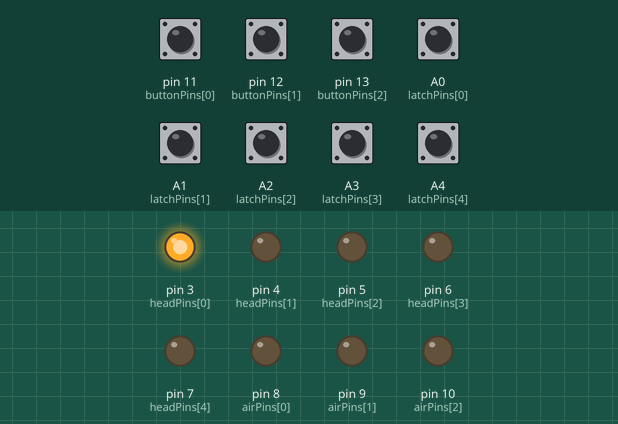
The sketch below on a simulated Arduino Uno, built with avr-gcc and run on an emulated ATmega328P. Shown: output pins drawn as LEDs (lit = HIGH). The test bench sets the inputs (shaded band); at power-on: A0 (latchPins[0]), A1 (latchPins[1]), A2 (latchPins[2]), A3 (latchPins[3]), A4 (latchPins[4]), pin 11 (buttonPins[0]), pin 12 (buttonPins[1]), pin 13 (buttonPins[2]) HIGH. Random numbers use the default seed unless the sketch sets one.

Above: at 1.2 s.
1.3 s: pin 12 (buttonPins[1]) pulled LOW for 0.15 s
At 2.4 s:
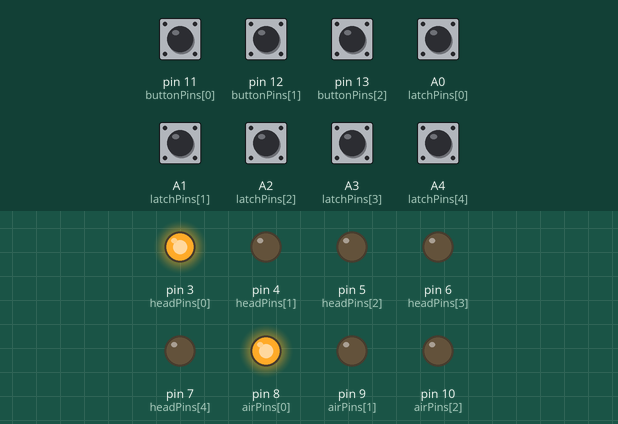
4.4 s: pin 13 (buttonPins[2]) pulled LOW for 0.15 s
7.5 s: A1 (latchPins[1]) pulled LOW for 0.15 s
At 9.0 s:
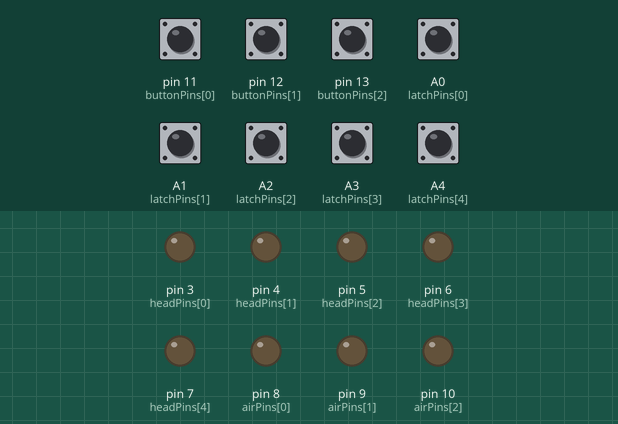
10.6 s: pin 11 (buttonPins[0]) pulled LOW for 0.15 s
At 11.7 s:
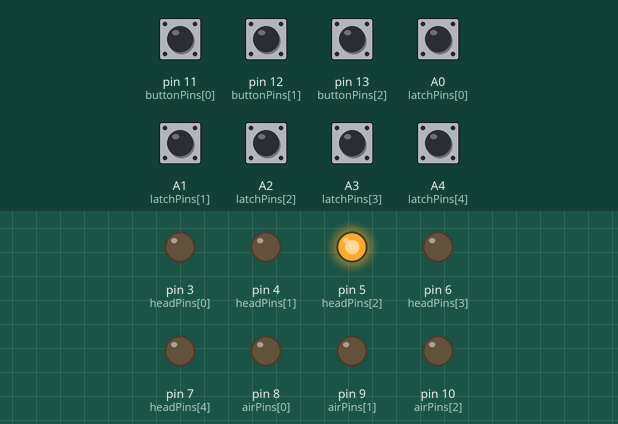
13.7 s: A0 (latchPins[0]) pulled LOW for 0.15 s
At 15.8 s:
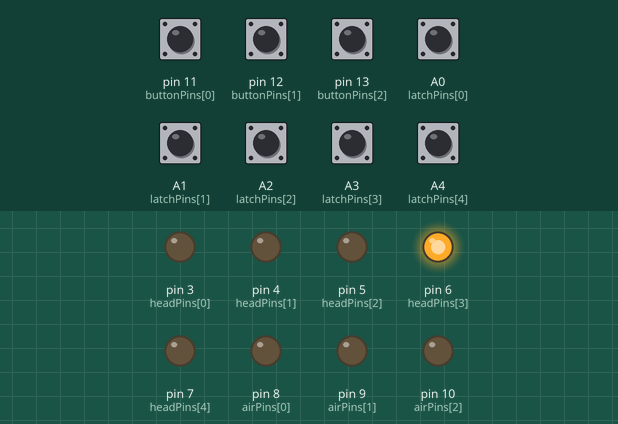
16.8 s: A2 (latchPins[2]) pulled LOW for 0.15 s
Timing chart, 0 to 31.5 s (numbered marks = the images above; inputs shaded):
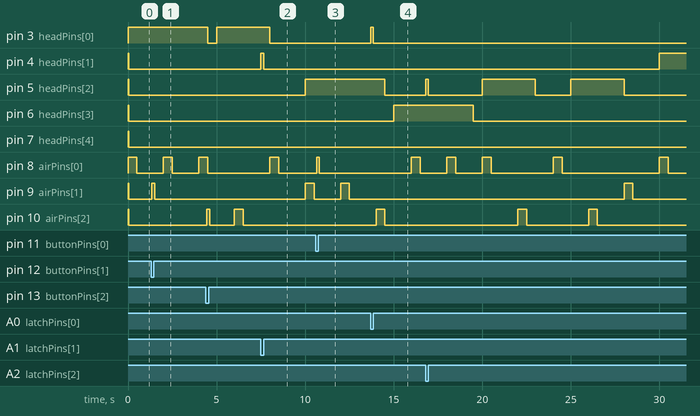

Measured:
- after the input at 1.3 s, pin 9 (airPins[1]): LOW → HIGH after 0.05 s, → LOW 0.15 s later
- after the input at 7.5 s, pin 4 (headPins[1]): LOW → HIGH at once, → LOW 0.15 s later
- after the input at 10.6 s, pin 8 (airPins[0]): LOW → HIGH after 0.05 s, → LOW 0.15 s later
- after the input at 13.7 s, pin 3 (headPins[0]): LOW → HIGH at once, → LOW 0.15 s later
- by itself, pin 10 (airPins[2]): alternates HIGH for 0.50 s and LOW for 3.5 s

The sketch:

Solenoids_V2.ino
```cpp
/* Set Pins */                                                                                // Index ->    0       1        2        3        4
const uint8_t headPins[5] = { 3, 4, 5, 6, 7 };                                  // Relays for Heads 1-5 { Relay 1, Relay 2, Relay 3, Relay 4, Relay 5 }
const uint8_t NUMBER_OF_HEADPINS = sizeof(headPins) / sizeof(headPins[0]);
                                                                                                     // Index ->    0        1        2
const uint8_t airPins[3] = { 8, 9, 10 };                                        // Relays for Air Blow Offs 1-3 { Relay 6, Relay 7, Relay 8 }
const uint8_t NUMBER_OF_AIRPINS = sizeof(airPins) / sizeof(airPins[0]);
                                                                                                              // Index ->    0     1       2
const uint8_t buttonPins[3] = { 11, 12, 13 };                                   // define the buttonPins that we'll use. { Air 1, Air 2, Air 3 }
const uint8_t NUMBER_OF_BUTTONS = sizeof(buttonPins) / sizeof(buttonPins[0]);   // determine how big the array up above is, by checking the size
                                                                                                              // Index ->    0       1       2       3       4
const uint8_t latchPins[5] = { A0, A1, A2, A3, A4 };                            // define the Latch Pins that we'll use. { Head 1, Head 2, Head 3, Head 4, Head 5 }
const uint8_t NUMBER_OF_LATCHES = sizeof(latchPins) / sizeof(latchPins[0]);     // determine how big the array up above is, by checking the size

/* Time Variables */
unsigned long currentTime = millis();                    // Current Time
const unsigned long Interval_heads = 5000;               // Duration of time to set random numbers for Head (5 Seconds)
const unsigned long Interval_air = 2000;                 // Duration of time to set random numbers for Head (2 Seconds)
const unsigned long Duration_air = 500;                  // Duration of time for the Air to be on. (1/2 Second)
const unsigned long Duration_heads_1 = 4500;             // 4-1/2 Seconds
const unsigned long Duration_heads_2 = 3000;             // 3 Seconds
const unsigned long Duration_heads_3 = 1000;             // 1 Second

uint8_t counter_heads_1 = 0;
uint8_t counter_heads_2 = 0;
uint8_t counter_heads_3 = 0;
uint8_t counter_air = 0;

const unsigned long DEBOUNCE_DELAY = 50;                                // the debounce time; increase if the output flickers

uint8_t lastSteadyState_heads[5] = { LOW, LOW, LOW, LOW, LOW };         // the previous steady state from the input pin
uint8_t lastFlickerableState_heads[5] = { LOW, LOW, LOW, LOW, LOW };    // the previous flickerable state from the input pin
uint8_t currentState_heads[5];                                          // the current reading from the input pin
uint8_t Buffer_heads[5];                                                // Readings for air buffer - switch on or off
unsigned long lastDebounceTime_heads[5] = { 0, 0, 0, 0, 0 };            // the last time the output pin was toggled

uint8_t lastSteadyState_air[3] = { LOW, LOW, LOW };         // the previous steady state from the input pin
uint8_t lastFlickerableState_air[3] = { LOW, LOW, LOW };    // the previous flickerable state from the input pin
uint8_t currentState_air[3];                                // the current reading from the input pin
uint8_t Buffer_air[3];                                      // Readings for air buffer - switch on or off
unsigned long lastDebounceTime_air[3] = { 0, 0, 0 };        // the last time the output pin was toggled

/* Function Prototypes */
void buttonCheck();
void latchCheck();
void heads();
void air();

void setup() {
/* Serial Setup */
  Serial.begin(9600);                                     // Setup Serial Monitor
  randomSeed(3);                                          // Start Random Seed for use of Random Function Later

/* Set Pin Modes */
  for (uint8_t i = 0; i < NUMBER_OF_HEADPINS; i++) {
    pinMode(headPins[i], OUTPUT);                         // Set Head Pins as Outputs
    digitalWrite(headPins[i], LOW);                       // Initialize Head Pins to Low
  }

  for (uint8_t i = 0; i< NUMBER_OF_AIRPINS; i++) {
    pinMode(airPins[i], OUTPUT);                          // Set Air Pins as Outputs
    digitalWrite(airPins[i], LOW);                        // Initialize Air Pins to Low
  }

  for (uint8_t i=0; i < NUMBER_OF_BUTTONS; i++) {
    pinMode(buttonPins[i], INPUT_PULLUP);                 // Set Button Pins as Inputs with pullup resistor (Internal)
    digitalWrite(buttonPins[i], HIGH);                    // Initialize Button Pins to High
  }

  for (uint8_t i=0; i < NUMBER_OF_LATCHES; i++) {
    pinMode(latchPins[i], INPUT_PULLUP);                 // Set Latch Pins as Inputs with pullup resistor (Internal)
    digitalWrite(latchPins[i], HIGH);                    // Initialize Button Pins to High
  }
}

void loop() {
  currentTime = millis();
  buttonCheck();
  latchCheck();
  heads();        // Run Heads Routine - Pop Up
  air();          // Run Air Routine
}

void heads() {
  static unsigned long lastTime_1;                         // Variable to hold Last time action happened
  static uint8_t randomNumber_heads;                       // Variable to hole Random heads Number
  static uint8_t randomNumber_heads_Delay;                 // Variable to hole Random heads Number
  static unsigned long lastTime_heads_1;                   // Sub Timer 1 for heads duration
  static unsigned long lastTime_heads_2;                   // Sub Timer 2 for heads duration
  static unsigned long lastTime_heads_3;                   // Sub Timer 3 for heads duration

  if ((currentTime - lastTime_1) >= Interval_heads) {      // Resest Random Number for the Heads
   randomNumber_heads = random(0, 5);                      // Pick the Head
   randomNumber_heads_Delay = random(0, 2);                // Set Sub Timers duration variable
   lastTime_1 = currentTime;
   counter_heads_1 = 0;                                    // Reset the Counters
   counter_heads_2 = 0;
   counter_heads_3 = 0;
  }

  for (uint8_t i; i < 5; i++) {                            // Check If Latch is Close or Random Number Turn on Corresponding Head
   if ((Buffer_heads[i]) == LOW) {
     digitalWrite(headPins[i], HIGH);
   } else if (randomNumber_heads != i) {
     digitalWrite(headPins[i], LOW);
   }
  }

  switch (randomNumber_heads_Delay) {
    case 0:
      if (counter_heads_1 == 0) {
        digitalWrite(headPins[randomNumber_heads], HIGH);
        counter_heads_1 = 1;
        lastTime_heads_1 = millis();
      }

      if ((currentTime - lastTime_heads_1) > Duration_heads_1 && counter_heads_1 == 1) {
        digitalWrite(headPins[randomNumber_heads], LOW);
        counter_heads_1 = 2;
      }
    break;

    case 1:
      if (counter_heads_2 == 0){
        digitalWrite(headPins[randomNumber_heads], HIGH);
        counter_heads_2 = 1;
        lastTime_heads_2 = millis();
      }
      if ((currentTime - lastTime_heads_2) > Duration_heads_2 && counter_heads_2 == 1) {
       digitalWrite(headPins[randomNumber_heads], LOW);
       counter_heads_2 = 2;
      }
    break;

    case 2:
      if (counter_heads_3 == 0){
        digitalWrite(headPins[randomNumber_heads], HIGH);
        counter_heads_3 = 1;
        lastTime_heads_3 = millis();
      }
      if ((currentTime - lastTime_heads_3) > Duration_heads_3 && counter_heads_3 == 1) {
        digitalWrite(headPins[randomNumber_heads], LOW);
        counter_heads_3 = 2;
      }
    break;
  }
}

void air() {
  static unsigned long lastTime_2;                         // Variable to hold Last time action happened
  static uint8_t randomNumber_air;
  static unsigned long lastTime_air;                       // Variable to hole Random Air Number

  if ((currentTime - lastTime_2) >= Interval_air) {        // Resest Random Number for Air
   randomNumber_air = random(0,3);
   lastTime_2 = currentTime;
   counter_air = 0;
  }

  for (uint8_t i; i < 3; i++) {                            // Check If button is Closed or Random Number, Turn on Corresponding air blow off
   if ((Buffer_air[i]) == LOW) {
     digitalWrite(airPins[i], HIGH);
   } else if (randomNumber_air != i) {
     digitalWrite(airPins[i], LOW);
   }
  }

  if (counter_air == 0){
    digitalWrite(airPins[randomNumber_air], HIGH);
    counter_air = 1;
    lastTime_air = millis();
  }
  if ((currentTime - lastTime_air) > Duration_air && counter_air == 1) {
    digitalWrite(airPins[randomNumber_air], LOW);
    counter_air = 2;
  }
}

void buttonCheck() {
  for (uint8_t i; i < 3; i++) {
    currentState_air[i] = digitalRead(buttonPins[i]);                                      // read the state of the switch/button:

    if (currentState_air[i] != lastFlickerableState_air[i]) {                              // If the switch/button changed, due to noise or pressing:
      lastDebounceTime_air[i] = currentTime;                                               // reset the debouncing timer
      lastFlickerableState_air[i] = currentState_air[i];                                   // save the the last flickerable state
    }

    if ((currentTime - lastDebounceTime_air[i]) > DEBOUNCE_DELAY) {                        // whatever the reading is at, it's been there for longer than the debounce delay, so take it as the actual current state:
     if (lastSteadyState_air[i] == HIGH && currentState_air[i] == LOW) {                   // if the button state has changed:
       Buffer_air[i] = LOW;
     } else if (lastSteadyState_air[i] == LOW && currentState_air[i] == HIGH) {
       Buffer_air[i] = HIGH;
     }
     lastSteadyState_air[i] = currentState_air[i];                                         // save the the last steady state
    }
  }
}

void latchCheck() {
  for (uint8_t i; i < 5; i++) {
    currentState_heads[i] = digitalRead(latchPins[i]);                                      // read the state of the switch/button:

    if (currentState_heads[i] != lastFlickerableState_heads[i]) {                           // If the switch/button changed, due to noise or pressing:
      lastDebounceTime_air[i] = currentTime;                                                // reset the debouncing timer
      lastFlickerableState_heads[i] = currentState_heads[i];                                // save the the last flickerable state
    }

    if ((currentTime - lastDebounceTime_heads[i]) > DEBOUNCE_DELAY) {                       // whatever the reading is at, it's been there for longer than the debounce delay, so take it as the actual current state:
     if (lastSteadyState_heads[i] == HIGH && currentState_heads[i] == LOW) {                // if the button state has changed:
       Buffer_heads[i] = LOW;
     } else if (lastSteadyState_heads[i] == LOW && currentState_heads[i] == HIGH) {
       Buffer_heads[i] = HIGH;
     }
     lastSteadyState_heads[i] = currentState_heads[i];                                      // save the the last steady state
    }
  }
}
```
